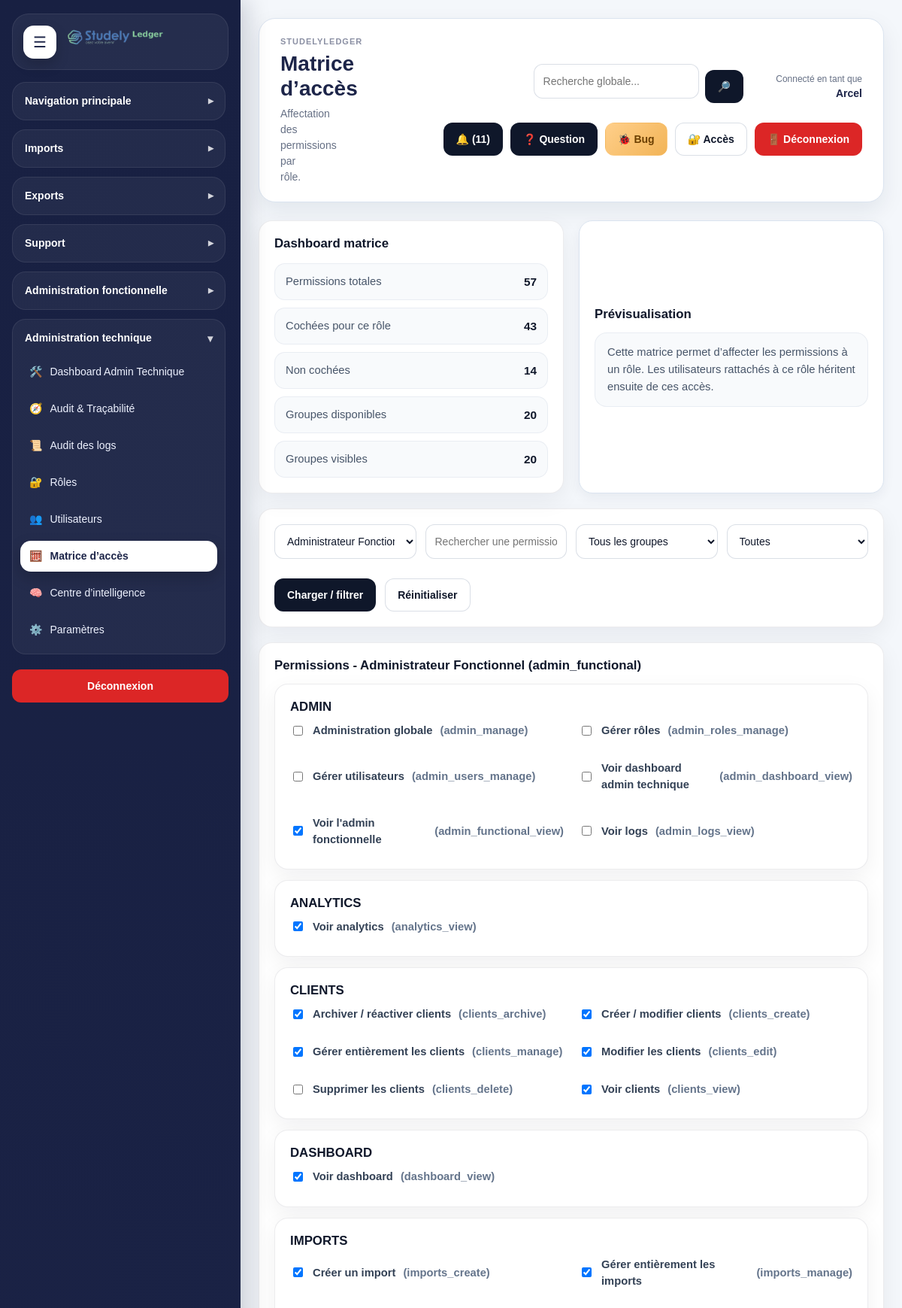
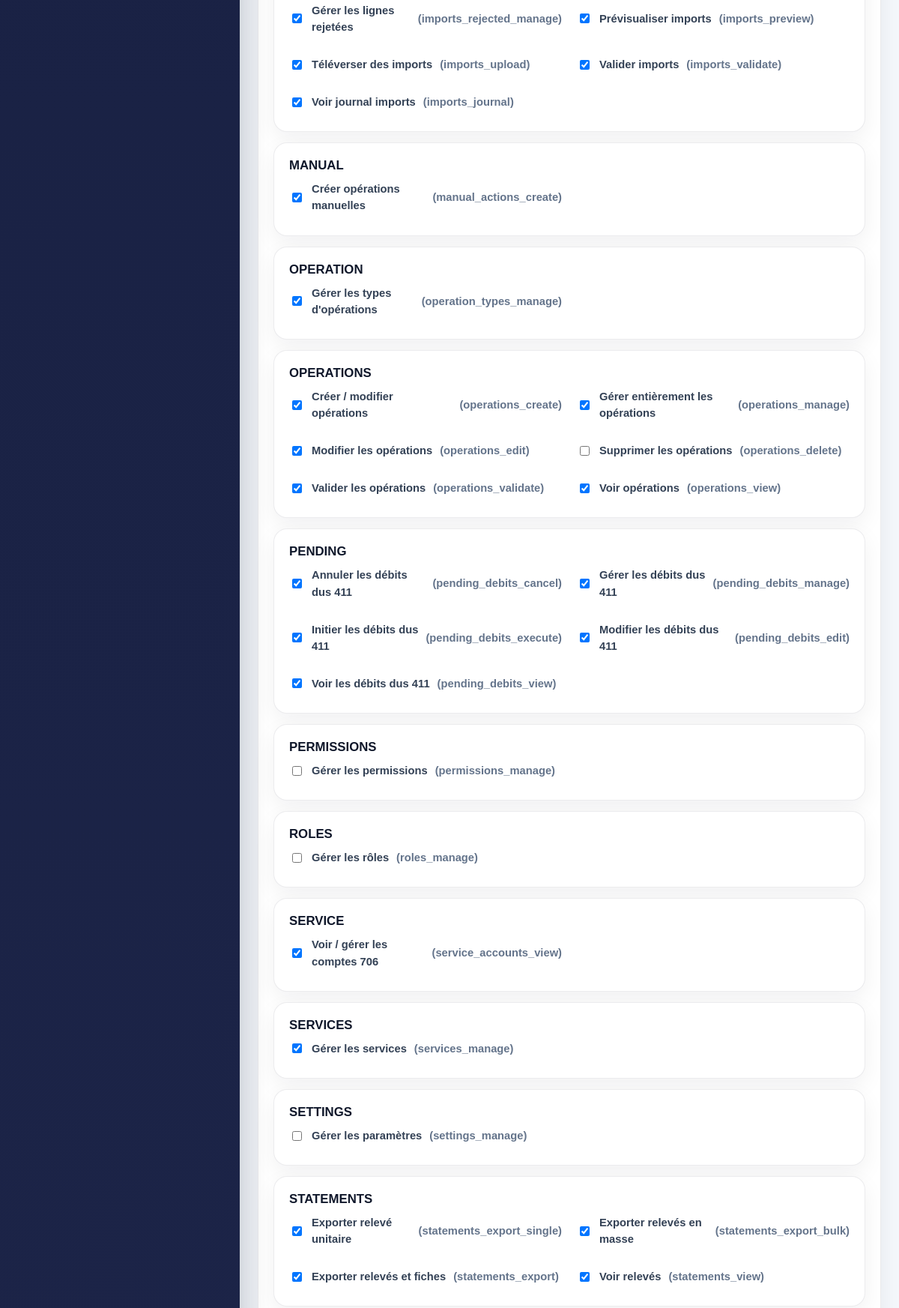
The app's page /modules/admin/access_matrix.php (signed in, upper part) with its own data (2 pictures, top to bottom).
### tables this page shows
CREATE TABLE `roles` (
  `id` int(11) NOT NULL,
  `code` varchar(100) NOT NULL,
  `label` varchar(150) NOT NULL,
  `created_at` datetime NOT NULL DEFAULT current_timestamp()
);

CREATE TABLE `permissions` (
  `id` int(11) NOT NULL,
  `code` varchar(120) NOT NULL,
  `label` varchar(180) NOT NULL,
  `created_at` datetime NOT NULL DEFAULT current_timestamp()
);

### includes/admin_functions.php (called while the page is built, shortened)
<?php
if (!function_exists('e')) {
    function e(?string $value): string
    {
        return htmlspecialchars((string)($value ?? ''), ENT_QUOTES, 'UTF-8');
    }
}
        ?>

### modules/admin/access_matrix.php (the view, shortened to what this page needs)
<?php
$pdo = getPDO();
require_once __DIR__ . '/../../includes/admin_functions.php';
if (!function_exists('aam_fetch_roles')) {
    function aam_fetch_roles(PDO $pdo): array
    {
        return $pdo->query("
            SELECT id, code, label
            FROM roles
            ORDER BY label ASC
        ")->fetchAll(PDO::FETCH_ASSOC);
    }
}
if (!function_exists('aam_fetch_permissions')) {
    function aam_fetch_permissions(PDO $pdo): array
    {
        return $pdo->query("
            SELECT id, code, label
            FROM permissions
            ORDER BY label ASC
        ")->fetchAll(PDO::FETCH_ASSOC);
    }
}
if (!function_exists('aam_find_role')) {
    function aam_find_role(PDO $pdo, int $roleId): ?array
    {
        $stmt = $pdo->prepare("
            SELECT id, code, label
            FROM roles
            WHERE id = ?
            LIMIT 1
        ");
        $stmt->execute([$roleId]);
        $row = $stmt->fetch(PDO::FETCH_ASSOC);
        return $row ?: null;
    }
}
if (!function_exists('aam_fetch_current_permission_ids')) {
    function aam_fetch_current_permission_ids(PDO $pdo, int $roleId): array
    {
        $stmt = $pdo->prepare("
            SELECT permission_id
            FROM role_permissions
            WHERE role_id = ?
        ");
        $stmt->execute([$roleId]);
        return array_map('intval', $stmt->fetchAll(PDO::FETCH_COLUMN));
    }
}
if (!function_exists('aam_group_permissions')) {
    function aam_group_permissions(array $permissions): array
    {
        $grouped = [];
        foreach ($permissions as $permission) {
            $code = (string)($permission['code'] ?? '');
            $parts = explode('_', $code);
            $group = $parts[0] ?? 'other';
            if (!isset($grouped[$group])) {
                $grouped[$group] = [];
            }
            $grouped[$group][] = $permission;
        }
        ksort($grouped);
        return $grouped;
    }
}
$previewMode = false;
$previewData = null;
$roles = aam_fetch_roles($pdo);
$permissions = aam_fetch_permissions($pdo);
$selectedRoleId = (int)($_GET['role_id'] ?? $_POST['role_id'] ?? 0);
if ($selectedRoleId <= 0 && !empty($roles)) {
    $selectedRoleId = (int)$roles[0]['id'];
}
$filterPermissionSearch = trim((string)($_GET['filter_permission_search'] ?? $_POST['filter_permission_search'] ?? ''));
$currentPermissionIds = $selectedRoleId > 0 ? aam_fetch_current_permission_ids($pdo, $selectedRoleId) : [];
$formPermissionIds = $currentPermissionIds;
$selectedRole = $selectedRoleId > 0 ? aam_find_role($pdo, $selectedRoleId) : null;
$groupedPermissions = aam_group_permissions($permissions);
$filteredGroupedPermissions = [];
foreach ($groupedPermissions as $group => $items) {
    $kept = [];
    foreach ($items as $permission) {
        $kept[] = $permission;
    }
    if ($kept) {
        $filteredGroupedPermissions[$group] = $kept;
    }
}
$dashboard = [
    'total_permissions' => count($permissions),
    'checked_permissions' => count($formPermissionIds),
    'unchecked_permissions' => max(0, count($permissions) - count($formPermissionIds)),
    'groups_count' => count($groupedPermissions),
    'visible_groups_count' => count($filteredGroupedPermissions),
];
require_once __DIR__ . '/../../includes/document_start.php';
?>
<div class="layout">
    <?php require_once __DIR__ . '/../../includes/sidebar.php'; ?>
    <div class="main">
        <?php require_once __DIR__ . '/../../includes/header.php'; ?>
        <div class="dashboard-grid-2" style="margin-bottom:20px;">
            <div class="card">
                <h3 class="section-title">Dashboard matrice</h3>
                <div class="sl-data-list">
                    <div class="sl-data-list__row"><span>Permissions totales</span><strong><?= (int)$dashboard['total_permissions'] ?></strong></div>
                    <div class="sl-data-list__row"><span>Cochées pour ce rôle</span><strong><?= (int)$dashboard['checked_permissions'] ?></strong></div>
                    <div class="sl-data-list__row"><span>Non cochées</span><strong><?= (int)$dashboard['unchecked_permissions'] ?></strong></div>
                    <div class="sl-data-list__row"><span>Groupes disponibles</span><strong><?= (int)$dashboard['groups_count'] ?></strong></div>
                    <div class="sl-data-list__row"><span>Groupes visibles</span><strong><?= (int)$dashboard['visible_groups_count'] ?></strong></div>
                </div>
            </div>
            <div class="dashboard-panel">
                <h3 class="section-title">Prévisualisation</h3>
                <?php if ($previewMode && $previewData): ?>
                    <div class="sl-data-list">
                        <div class="sl-data-list__row">
                            <span>Rôle</span>
                            <strong><?= e(($previewData['role']['label'] ?? '') . ' (' . ($previewData['role']['code'] ?? '') . ')') ?></strong>
                        </div>
                        <div class="sl-data-list__row">
                            <span>Nombre de permissions</span>
                            <strong><?= (int)$previewData['permission_count'] ?></strong>
                        </div>
                    </div>
                    <?php if (!empty($previewData['grouped'])): ?>
                        <?php foreach ($previewData['grouped'] as $group => $items): ?>
                            <div class="table-card" style="margin-top:14px;">
                                <h4 class="section-title"><?= e(strtoupper($group)) ?></h4>
                                <ul style="margin:0; padding-left:18px;">
                                    <?php foreach ($items as $permission): ?>
                                        <li><?= e($permission['label']) ?> <span class="muted">(<?= e($permission['code']) ?>)</span></li>
                                    <?php endforeach; ?>
                                </ul>
                            </div>
                        <?php endforeach; ?>
                    <?php else: ?>
                        <div class="dashboard-note" style="margin-top:14px;">Aucune permission sélectionnée.</div>
                    <?php endif; ?>
                <?php else: ?>
                    <div class="dashboard-note">
                        Cette matrice permet d’affecter les permissions à un rôle. Les utilisateurs rattachés à ce rôle héritent ensuite de ces accès.
                    </div>
                <?php endif; ?>
            </div>
        </div>
        <div class="form-card" style="margin-bottom:20px;">
            <form method="GET" class="inline-form">
                <select name="role_id">
                    <?php foreach ($roles as $role): ?>
                        <option value="<?= (int)$role['id'] ?>" <?= $selectedRoleId === (int)$role['id'] ? 'selected' : '' ?>>
                            <?= e($role['label']) ?> (<?= e($role['code']) ?>)
                        </option>
                    <?php endforeach; ?>
                </select>
                <input type="text" name="filter_permission_search" value="<?= e($filterPermissionSearch) ?>" placeholder="Rechercher une permission">
                <select name="filter_group">
                    <option value="">Tous les groupes</option>
                </select>
                <select name="filter_checked">
                    <option value="">Toutes</option>
                </select>
                <button type="submit" class="btn btn-secondary">Charger / filtrer</button>
                <a href="<?= e(APP_URL) ?>modules/admin/access_matrix.php?role_id=<?= (int)$selectedRoleId ?>" class="btn btn-outline">Réinitialiser</a>
            </form>
        </div>
        <div class="form-card">
            <form method="POST">
                <h3 class="section-title">
                    Permissions<?= $selectedRole ? ' - ' . e($selectedRole['label'] . ' (' . $selectedRole['code'] . ')') : '' ?>
                </h3>
                <?php foreach ($filteredGroupedPermissions as $group => $items): ?>
                    <div class="table-card" style="margin-top:14px;">
                        <h4 class="section-title" style="margin-bottom:10px;"><?= e(strtoupper($group)) ?></h4>
                        <div class="dashboard-grid-2">
                            <?php foreach ($items as $permission): ?>
                                <label style="display:flex;gap:10px;align-items:center;">
                                    <input
                                        type="checkbox"
                                        name="permission_ids[]"
                                        value="<?= (int)$permission['id'] ?>"
                                        <?= in_array((int)$permission['id'], $formPermissionIds, true) ? 'checked' : '' ?>
                                    >
                                    <?= e($permission['label']) ?>
                                    <span class="muted">(<?= e($permission['code']) ?>)</span>
                                </label>
                            <?php endforeach; ?>
                        </div>
                    </div>
                <?php endforeach; ?>
            </form>
        </div>
    </div>
</div>
<?php require_once __DIR__ . '/../../includes/document_end.php'; ?>

### assets/css/style.css (style rules this page uses)
:root { --bg:#f4f7fb; --surface:#ffffff; --surface-soft:#f8fbff; --border:#dbe4f0; --border-strong:#c8d5e6; --text:#1f2937; --muted:#667085; --heading:#1d2549; --primary:#1d2549; --primary-2:#2f4db8; --primary-soft:#eef2ff; --success:#117a4f; --success-soft:#e8f8f0; --danger:#b42318; --danger-soft:#fff1f2; --warning:#b54708; --warning-soft:#fff7ed; --info:#175cd3; --info-soft:#eff6ff; --shadow-sm:0 6px 16px rgba(18, 38, 63, 0.06); --shadow-md:0 12px 30px rgba(18, 38, 63, 0.08); --shadow-lg:0 18px 45px rgba(18, 38, 63, 0.12); --radius-sm:12px; --radius-md:18px; --radius-lg:24px; --sidebar-width:320px; --sidebar-width-collapsed:96px; }
*, *::before, *::after { box-sizing:border-box; }
html, body { margin:0; padding:0; min-height:100%; }
body { font-family:Arial, Helvetica, sans-serif; font-size:14px; line-height:1.5; color:var(--text); background:var(--bg); }
.layout { display:flex; min-height:100vh; width:100%; }
.main { flex:1 1 auto; min-width:0; padding:24px; }
h1,h2,h3,h4,h5,h6 { margin:0 0 12px 0; color:var(--heading); line-height:1.2; }
h3 { font-size:20px; }
.muted { color:var(--muted); }
.section-title { margin-bottom:14px; }
.card, .form-card, .table-card, .dashboard-panel { background:var(--surface); border:1px solid var(--border); border-radius:var(--radius-md); box-shadow:var(--shadow-sm); padding:20px; }
.dashboard-grid-2 { display:grid; grid-template-columns:repeat(2, minmax(0, 1fr)); gap:20px; }
.dashboard-note, .suggestion-box { background:var(--surface-soft); border:1px solid var(--border); border-radius:14px; padding:14px 16px; color:var(--muted); }
.dashboard-panel { display:flex; flex-direction:column; justify-content:center; }
.btn { display:inline-flex; align-items:center; justify-content:center; gap:8px; min-height:42px; padding:10px 16px; border-radius:14px; border:1px solid transparent; font-weight:700; font-size:14px; cursor:pointer; transition:transform .16s ease, box-shadow .16s ease, opacity .16s ease, background .16s ease, border-color .16s ease; text-decoration:none; white-space:nowrap; }
.btn-secondary { color:var(--primary); background:var(--primary-soft); border-color:#cfd8ff; }
.btn-outline { color:var(--heading); background:#fff; border-color:var(--border-strong); }
form { margin:0; }
label { display:block; margin:0 0 6px 0; font-weight:600; color:var(--heading); }
input[type="text"], input[type="email"], input[type="password"], input[type="number"], input[type="date"], input[type="file"], select, textarea { width:100%; border:1px solid var(--border); border-radius:14px; padding:12px 14px; font-size:14px; background:#fff; color:var(--text); outline:none; transition:border-color .16s ease, box-shadow .16s ease, background .16s ease; margin-bottom:14px; }
.inline-form { display:flex; flex-wrap:wrap; gap:12px; align-items:end; }
.inline-form > * { flex:1 1 180px; }
.inline-form .btn, .inline-form button { flex:0 0 auto; }
.main { overflow-x: hidden; }
.layout, .main, .sl-grid, .sl-card, .sl-chart-box { scroll-behavior: auto !important; }
html { scroll-behavior: auto; }
.sl-data-list { display: grid; gap: 10px; }
.sl-data-list__row { display: flex; justify-content: space-between; gap: 12px; min-height: 48px; align-items: center; padding: 12px 14px; border-radius: 12px; background: rgba(248, 250, 252, 0.85); border: 1px solid rgba(148, 163, 184, 0.14); }
.sl-data-list__row span { color: #475569; font-size: 0.92rem; }
.sl-data-list__row strong { color: #0f172a; font-size: 0.96rem; font-weight: 800; text-align: right; }

### records on screen
roles: label+code "Administrateur Fonctionnel (admin_functional)"
permissions: label "Administration globale", code "admin_manage"
permissions: label "Gérer rôles", code "admin_roles_manage"
permissions: label "Gérer utilisateurs", code "admin_users_manage"
permissions: label "Voir dashboard admin technique", code "admin_dashboard_view"
permissions: id "☑", label "Voir l'admin fonctionnelle", code "admin_functional_view"
permissions: label "Voir logs", code "admin_logs_view"
permissions: id "☑", label "Voir analytics", code "analytics_view"
permissions: id "☑", label "Archiver / réactiver clients", code "clients_archive"
permissions: id "☑", label "Créer / modifier clients", code "clients_create"
permissions: id "☑", label "Gérer entièrement les clients", code "clients_manage"
permissions: id "☑", label "Modifier les clients", code "clients_edit"
permissions: label "Supprimer les clients", code "clients_delete"
permissions: id "☑", label "Voir clients", code "clients_view"
permissions: id "☑", label "Voir dashboard", code "dashboard_view"
permissions: id "☑", label "Créer un import", code "imports_create"
permissions: id "☑", label "Gérer entièrement les imports", code "imports_manage"
permissions: id "☑", label "Gérer les lignes rejetées", code "imports_rejected_manage"
permissions: id "☑", label "Prévisualiser imports", code "imports_preview"
permissions: id "☑", label "Téléverser des imports", code "imports_upload"
permissions: id "☑", label "Valider imports", code "imports_validate"
permissions: id "☑", label "Voir journal imports", code "imports_journal"
permissions: id "☑", label "Créer opérations manuelles", code "manual_actions_create"
permissions: id "☑", label "Gérer les types d'opérations", code "operation_types_manage"
permissions: id "☑", label "Créer / modifier opérations", code "operations_create"
permissions: id "☑", label "Gérer entièrement les opérations", code "operations_manage"
permissions: id "☑", label "Modifier les opérations", code "operations_edit"
permissions: label "Supprimer les opérations", code "operations_delete"
permissions: id "☑", label "Valider les opérations", code "operations_validate"
permissions: id "☑", label "Voir opérations", code "operations_view"
permissions: id "☑", label "Annuler les débits dus 411", code "pending_debits_cancel"
permissions: id "☑", label "Gérer les débits dus 411", code "pending_debits_manage"
permissions: id "☑", label "Initier les débits dus 411", code "pending_debits_execute"
permissions: id "☑", label "Modifier les débits dus 411", code "pending_debits_edit"
permissions: id "☑", label "Voir les débits dus 411", code "pending_debits_view"
permissions: label "Gérer les permissions", code "permissions_manage"
permissions: label "Gérer les rôles", code "roles_manage"
permissions: id "☑", label "Voir / gérer les comptes 706", code "service_accounts_view"
permissions: id "☑", label "Gérer les services", code "services_manage"
permissions: label "Gérer les paramètres", code "settings_manage"
permissions: id "☑", label "Exporter relevé unitaire", code "statements_export_single"
permissions: id "☑", label "Exporter relevés en masse", code "statements_export_bulk"
permissions: id "☑", label "Exporter relevés et fiches", code "statements_export"
permissions: id "☑", label "Voir relevés", code "statements_view"

### other values on screen
APP_NAME "STUDELYLEDGER"
$title "Matrice d’accès"
$subtitle "Affectation des permissions par rôle."
$currentUser "Arcel"
$notificationCount "11"
$dashboard['total_permissions'] "57"
$dashboard['checked_permissions'] "43"
$dashboard['unchecked_permissions'] "14"
$dashboard['groups_count'] "20"
$dashboard['visible_groups_count'] "20"
$group "ADMIN"
$group "ANALYTICS"
$group "CLIENTS"
$group "DASHBOARD"
$group "IMPORTS"
